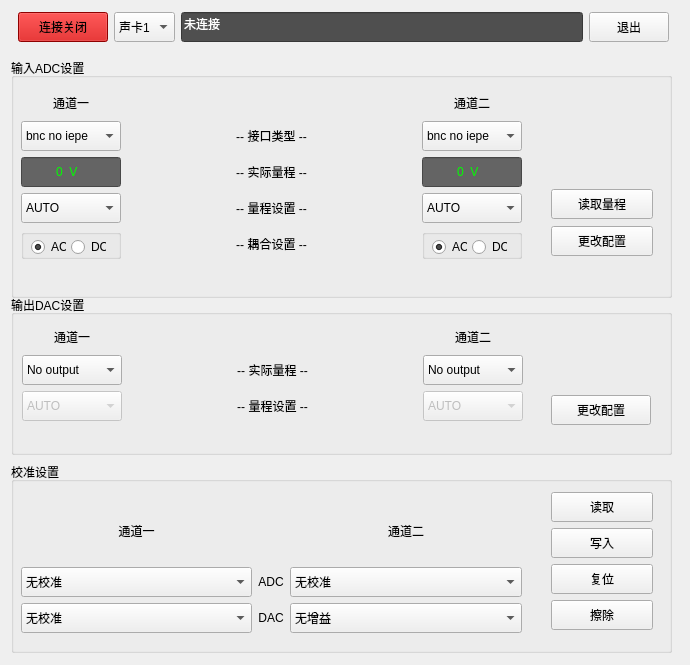
<?xml version="1.0" encoding="UTF-8"?>
<ui version="4.0">
 <class>APWidget</class>
 <widget class="QWidget" name="APWidget">
  <property name="geometry">
   <rect>
    <x>0</x>
    <y>0</y>
    <width>690</width>
    <height>665</height>
   </rect>
  </property>
  <property name="minimumSize">
   <size>
    <width>690</width>
    <height>665</height>
   </size>
  </property>
  <property name="maximumSize">
   <size>
    <width>690</width>
    <height>665</height>
   </size>
  </property>
  <property name="windowTitle">
   <string>APControl</string>
  </property>
  <widget class="QGroupBox" name="groupBox_3">
   <property name="geometry">
    <rect>
     <x>11</x>
     <y>462</y>
     <width>661</width>
     <height>191</height>
    </rect>
   </property>
   <property name="title">
    <string>校准设置</string>
   </property>
   <widget class="QWidget" name="layoutWidget">
    <property name="geometry">
     <rect>
      <x>10</x>
      <y>40</y>
      <width>501</width>
      <height>131</height>
     </rect>
    </property>
    <layout class="QGridLayout" name="gridLayout">
     <item row="0" column="0">
      <widget class="QLabel" name="label_17">
       <property name="styleSheet">
        <string notr="true">font: 12pt &quot;Microsoft YaHei UI&quot;;</string>
       </property>
       <property name="text">
        <string>&lt;html&gt;&lt;head/&gt;&lt;body&gt;&lt;p align=&quot;center&quot;&gt;通道一&lt;/p&gt;&lt;/body&gt;&lt;/html&gt;</string>
       </property>
      </widget>
     </item>
     <item row="2" column="2">
      <widget class="QComboBox" name="checkAdcCB_2">
       <property name="minimumSize">
        <size>
         <width>150</width>
         <height>30</height>
        </size>
       </property>
       <item>
        <property name="text">
         <string>无增益</string>
        </property>
       </item>
       <item>
        <property name="text">
         <string>增益：10039；直流偏置512</string>
        </property>
       </item>
       <item>
        <property name="text">
         <string>THD校准；增益：0；直流偏置：0</string>
        </property>
       </item>
       <item>
        <property name="text">
         <string>THD校准；增益：1；直流偏置：1</string>
        </property>
       </item>
       <item>
        <property name="text">
         <string>THD校准；增益：2；直流偏置：2</string>
        </property>
       </item>
       <item>
        <property name="text">
         <string>THD校准；增益：4；直流偏置：4</string>
        </property>
       </item>
       <item>
        <property name="text">
         <string>THD校准；增益：8；直流偏置：8</string>
        </property>
       </item>
       <item>
        <property name="text">
         <string>THD校准；增益：255；直流偏置：255</string>
        </property>
       </item>
       <item>
        <property name="text">
         <string>THD校准；增益：254；直流偏置：254</string>
        </property>
       </item>
       <item>
        <property name="text">
         <string>THD校准；增益：252；直流偏置：252</string>
        </property>
       </item>
       <item>
        <property name="text">
         <string>THD校准；增益：240；直流偏置：240</string>
        </property>
       </item>
      </widget>
     </item>
     <item row="2" column="0">
      <widget class="QComboBox" name="checkAdcCB_1">
       <property name="minimumSize">
        <size>
         <width>150</width>
         <height>30</height>
        </size>
       </property>
       <item>
        <property name="text">
         <string>无校准</string>
        </property>
       </item>
       <item>
        <property name="text">
         <string>增益：10039；直流偏置512</string>
        </property>
       </item>
       <item>
        <property name="text">
         <string>THD；增益：0；直流偏置：0</string>
        </property>
       </item>
       <item>
        <property name="text">
         <string>THD校准；增益：1；直流偏置：1</string>
        </property>
       </item>
       <item>
        <property name="text">
         <string>THD校准；增益：2；直流偏置：2</string>
        </property>
       </item>
       <item>
        <property name="text">
         <string>THD校准；增益：4；直流偏置：4</string>
        </property>
       </item>
       <item>
        <property name="text">
         <string>THD校准；增益：8；直流偏置：8</string>
        </property>
       </item>
       <item>
        <property name="text">
         <string>THD校准；增益：255；直流偏置：255</string>
        </property>
       </item>
       <item>
        <property name="text">
         <string>THD校准；增益：254；直流偏置：254</string>
        </property>
       </item>
       <item>
        <property name="text">
         <string>THD校准；增益：252；直流偏置：252</string>
        </property>
       </item>
       <item>
        <property name="text">
         <string>THD校准；增益：240；直流偏置：240</string>
        </property>
       </item>
      </widget>
     </item>
     <item row="1" column="1">
      <widget class="QLabel" name="label_16">
       <property name="minimumSize">
        <size>
         <width>0</width>
         <height>30</height>
        </size>
       </property>
       <property name="styleSheet">
        <string notr="true">font: 12pt &quot;Microsoft YaHei UI&quot;;</string>
       </property>
       <property name="text">
        <string>&lt;html&gt;&lt;head/&gt;&lt;body&gt;&lt;p align=&quot;center&quot;&gt;ADC&lt;/p&gt;&lt;/body&gt;&lt;/html&gt;</string>
       </property>
      </widget>
     </item>
     <item row="0" column="2">
      <widget class="QLabel" name="label_19">
       <property name="styleSheet">
        <string notr="true">font: 12pt &quot;Microsoft YaHei UI&quot;;</string>
       </property>
       <property name="text">
        <string>&lt;html&gt;&lt;head/&gt;&lt;body&gt;&lt;p align=&quot;center&quot;&gt;通道二&lt;/p&gt;&lt;/body&gt;&lt;/html&gt;</string>
       </property>
      </widget>
     </item>
     <item row="1" column="0">
      <widget class="QComboBox" name="checkDacCB_1">
       <property name="minimumSize">
        <size>
         <width>150</width>
         <height>30</height>
        </size>
       </property>
       <item>
        <property name="text">
         <string>无校准</string>
        </property>
       </item>
       <item>
        <property name="text">
         <string>增益：3000；直流偏置：0</string>
        </property>
       </item>
      </widget>
     </item>
     <item row="2" column="1">
      <widget class="QLabel" name="label_18">
       <property name="minimumSize">
        <size>
         <width>0</width>
         <height>30</height>
        </size>
       </property>
       <property name="styleSheet">
        <string notr="true">font: 12pt &quot;Microsoft YaHei UI&quot;;</string>
       </property>
       <property name="text">
        <string>&lt;html&gt;&lt;head/&gt;&lt;body&gt;&lt;p align=&quot;center&quot;&gt;DAC&lt;/p&gt;&lt;/body&gt;&lt;/html&gt;</string>
       </property>
      </widget>
     </item>
     <item row="1" column="2">
      <widget class="QComboBox" name="checkDacCB_2">
       <property name="minimumSize">
        <size>
         <width>150</width>
         <height>30</height>
        </size>
       </property>
       <item>
        <property name="text">
         <string>无校准</string>
        </property>
       </item>
       <item>
        <property name="text">
         <string>增益：2000；直流偏置：0</string>
        </property>
       </item>
      </widget>
     </item>
    </layout>
   </widget>
   <widget class="QWidget" name="layoutWidget">
    <property name="geometry">
     <rect>
      <x>540</x>
      <y>30</y>
      <width>102</width>
      <height>140</height>
     </rect>
    </property>
    <layout class="QVBoxLayout" name="verticalLayout_3">
     <item>
      <widget class="QPushButton" name="readFlashBT">
       <property name="minimumSize">
        <size>
         <width>100</width>
         <height>30</height>
        </size>
       </property>
       <property name="text">
        <string>读取</string>
       </property>
      </widget>
     </item>
     <item>
      <widget class="QPushButton" name="writeFlashBT">
       <property name="minimumSize">
        <size>
         <width>100</width>
         <height>30</height>
        </size>
       </property>
       <property name="text">
        <string>写入</string>
       </property>
      </widget>
     </item>
     <item>
      <widget class="QPushButton" name="resetFlashBT">
       <property name="minimumSize">
        <size>
         <width>100</width>
         <height>30</height>
        </size>
       </property>
       <property name="text">
        <string>复位</string>
       </property>
      </widget>
     </item>
     <item>
      <widget class="QPushButton" name="cleanFlashBT">
       <property name="minimumSize">
        <size>
         <width>100</width>
         <height>30</height>
        </size>
       </property>
       <property name="text">
        <string>擦除</string>
       </property>
      </widget>
     </item>
    </layout>
   </widget>
  </widget>
  <widget class="QGroupBox" name="groupBox">
   <property name="geometry">
    <rect>
     <x>11</x>
     <y>58</y>
     <width>661</width>
     <height>240</height>
    </rect>
   </property>
   <property name="minimumSize">
    <size>
     <width>0</width>
     <height>240</height>
    </size>
   </property>
   <property name="maximumSize">
    <size>
     <width>16777215</width>
     <height>220</height>
    </size>
   </property>
   <property name="title">
    <string>输入ADC设置</string>
   </property>
   <widget class="QWidget" name="layoutWidget">
    <property name="geometry">
     <rect>
      <x>540</x>
      <y>130</y>
      <width>102</width>
      <height>69</height>
     </rect>
    </property>
    <layout class="QVBoxLayout" name="verticalLayout">
     <item>
      <widget class="QPushButton" name="readRangeBT">
       <property name="minimumSize">
        <size>
         <width>100</width>
         <height>30</height>
        </size>
       </property>
       <property name="text">
        <string>读取量程</string>
       </property>
      </widget>
     </item>
     <item>
      <widget class="QPushButton" name="setInputBT">
       <property name="minimumSize">
        <size>
         <width>100</width>
         <height>30</height>
        </size>
       </property>
       <property name="text">
        <string>更改配置</string>
       </property>
      </widget>
     </item>
    </layout>
   </widget>
   <widget class="QWidget" name="layoutWidget">
    <property name="geometry">
     <rect>
      <x>10</x>
      <y>34</y>
      <width>501</width>
      <height>167</height>
     </rect>
    </property>
    <layout class="QGridLayout" name="gridLayout_2">
     <item row="0" column="2">
      <widget class="QLabel" name="label_2">
       <property name="styleSheet">
        <string notr="true">font: 12pt &quot;Microsoft YaHei UI&quot;;</string>
       </property>
       <property name="text">
        <string>&lt;html&gt;&lt;head/&gt;&lt;body&gt;&lt;p align=&quot;center&quot;&gt;通道二&lt;/p&gt;&lt;/body&gt;&lt;/html&gt;</string>
       </property>
      </widget>
     </item>
     <item row="2" column="2">
      <widget class="QLineEdit" name="realRangeLE_2">
       <property name="minimumSize">
        <size>
         <width>100</width>
         <height>30</height>
        </size>
       </property>
       <property name="maximumSize">
        <size>
         <width>80</width>
         <height>16777215</height>
        </size>
       </property>
       <property name="styleSheet">
        <string notr="true">font: 12pt &quot;Microsoft YaHei UI&quot;;
color: rgb(0, 255, 0);
background-color: rgb(100, 100, 100);</string>
       </property>
       <property name="text">
        <string>0  V  </string>
       </property>
       <property name="alignment">
        <set>Qt::AlignCenter</set>
       </property>
       <property name="readOnly">
        <bool>true</bool>
       </property>
      </widget>
     </item>
     <item row="0" column="0">
      <widget class="QLabel" name="label_3">
       <property name="styleSheet">
        <string notr="true">font: 12pt &quot;Microsoft YaHei UI&quot;;</string>
       </property>
       <property name="text">
        <string>&lt;html&gt;&lt;head/&gt;&lt;body&gt;&lt;p align=&quot;center&quot;&gt;通道一&lt;/p&gt;&lt;/body&gt;&lt;/html&gt;</string>
       </property>
      </widget>
     </item>
     <item row="4" column="2">
      <widget class="QGroupBox" name="groupBox_5">
       <property name="minimumSize">
        <size>
         <width>100</width>
         <height>30</height>
        </size>
       </property>
       <property name="maximumSize">
        <size>
         <width>100</width>
         <height>30</height>
        </size>
       </property>
       <property name="title">
        <string/>
       </property>
       <widget class="QRadioButton" name="acRB_2">
        <property name="geometry">
         <rect>
          <x>10</x>
          <y>10</y>
          <width>35</width>
          <height>16</height>
         </rect>
        </property>
        <property name="text">
         <string>AC</string>
        </property>
        <property name="checked">
         <bool>true</bool>
        </property>
       </widget>
       <widget class="QRadioButton" name="dcRB_2">
        <property name="geometry">
         <rect>
          <x>50</x>
          <y>10</y>
          <width>35</width>
          <height>16</height>
         </rect>
        </property>
        <property name="text">
         <string>DC</string>
        </property>
       </widget>
      </widget>
     </item>
     <item row="3" column="0">
      <widget class="QComboBox" name="inputRangeCB_1">
       <property name="minimumSize">
        <size>
         <width>0</width>
         <height>30</height>
        </size>
       </property>
       <property name="maximumSize">
        <size>
         <width>100</width>
         <height>30</height>
        </size>
       </property>
       <property name="styleSheet">
        <string notr="true">font: 10pt &quot;Microsoft YaHei UI&quot;;</string>
       </property>
       <property name="sizeAdjustPolicy">
        <enum>QComboBox::AdjustToContents</enum>
       </property>
       <item>
        <property name="text">
         <string>AUTO</string>
        </property>
       </item>
       <item>
        <property name="text">
         <string>89.6  V</string>
        </property>
       </item>
       <item>
        <property name="text">
         <string>44.8  V</string>
        </property>
       </item>
       <item>
        <property name="text">
         <string>22.4  V</string>
        </property>
       </item>
       <item>
        <property name="text">
         <string>11.2  V</string>
        </property>
       </item>
       <item>
        <property name="text">
         <string>5.6    V</string>
        </property>
       </item>
       <item>
        <property name="text">
         <string>2.8    V</string>
        </property>
       </item>
       <item>
        <property name="text">
         <string>1.4    V</string>
        </property>
       </item>
       <item>
        <property name="text">
         <string>0.7    V</string>
        </property>
       </item>
       <item>
        <property name="text">
         <string>0.35  V</string>
        </property>
       </item>
      </widget>
     </item>
     <item row="4" column="0">
      <widget class="QGroupBox" name="groupBox_4">
       <property name="minimumSize">
        <size>
         <width>100</width>
         <height>30</height>
        </size>
       </property>
       <property name="maximumSize">
        <size>
         <width>100</width>
         <height>30</height>
        </size>
       </property>
       <property name="title">
        <string/>
       </property>
       <widget class="QRadioButton" name="acRB_1">
        <property name="geometry">
         <rect>
          <x>10</x>
          <y>10</y>
          <width>35</width>
          <height>16</height>
         </rect>
        </property>
        <property name="text">
         <string>AC</string>
        </property>
        <property name="checked">
         <bool>true</bool>
        </property>
       </widget>
       <widget class="QRadioButton" name="dcRB_1">
        <property name="geometry">
         <rect>
          <x>50</x>
          <y>10</y>
          <width>35</width>
          <height>16</height>
         </rect>
        </property>
        <property name="text">
         <string>DC</string>
        </property>
       </widget>
      </widget>
     </item>
     <item row="4" column="1">
      <widget class="QLabel" name="label_7">
       <property name="styleSheet">
        <string notr="true">font: 12pt &quot;Microsoft YaHei UI&quot;;</string>
       </property>
       <property name="text">
        <string>&lt;html&gt;&lt;head/&gt;&lt;body&gt;&lt;p align=&quot;center&quot;&gt;-- 耦合设置 --&lt;/p&gt;&lt;/body&gt;&lt;/html&gt;</string>
       </property>
      </widget>
     </item>
     <item row="3" column="2">
      <widget class="QComboBox" name="inputRangeCB_2">
       <property name="minimumSize">
        <size>
         <width>0</width>
         <height>30</height>
        </size>
       </property>
       <property name="maximumSize">
        <size>
         <width>100</width>
         <height>16777215</height>
        </size>
       </property>
       <property name="styleSheet">
        <string notr="true">font: 10pt &quot;Microsoft YaHei UI&quot;;</string>
       </property>
       <property name="sizeAdjustPolicy">
        <enum>QComboBox::AdjustToContents</enum>
       </property>
       <item>
        <property name="text">
         <string>AUTO</string>
        </property>
       </item>
       <item>
        <property name="text">
         <string>89.6  V</string>
        </property>
       </item>
       <item>
        <property name="text">
         <string>44.8  V</string>
        </property>
       </item>
       <item>
        <property name="text">
         <string>22.4  V</string>
        </property>
       </item>
       <item>
        <property name="text">
         <string>11.2  V</string>
        </property>
       </item>
       <item>
        <property name="text">
         <string>5.6    V</string>
        </property>
       </item>
       <item>
        <property name="text">
         <string>2.8    V</string>
        </property>
       </item>
       <item>
        <property name="text">
         <string>1.4    V</string>
        </property>
       </item>
       <item>
        <property name="text">
         <string>0.7    V</string>
        </property>
       </item>
       <item>
        <property name="text">
         <string>0.35  V</string>
        </property>
       </item>
      </widget>
     </item>
     <item row="2" column="1">
      <widget class="QLabel" name="label_5">
       <property name="styleSheet">
        <string notr="true">font: 12pt &quot;Microsoft YaHei UI&quot;;</string>
       </property>
       <property name="text">
        <string>&lt;html&gt;&lt;head/&gt;&lt;body&gt;&lt;p align=&quot;center&quot;&gt;-- 实际量程 --&lt;/p&gt;&lt;/body&gt;&lt;/html&gt;</string>
       </property>
      </widget>
     </item>
     <item row="1" column="2">
      <widget class="QComboBox" name="inputTypeCB_2">
       <property name="minimumSize">
        <size>
         <width>0</width>
         <height>30</height>
        </size>
       </property>
       <property name="maximumSize">
        <size>
         <width>100</width>
         <height>30</height>
        </size>
       </property>
       <property name="styleSheet">
        <string notr="true">font: 10pt &quot;Microsoft YaHei UI&quot;;</string>
       </property>
       <item>
        <property name="text">
         <string>bnc no iepe</string>
        </property>
       </item>
       <item>
        <property name="text">
         <string>bnc iepe</string>
        </property>
       </item>
       <item>
        <property name="text">
         <string>xlr</string>
        </property>
       </item>
      </widget>
     </item>
     <item row="2" column="0">
      <widget class="QLineEdit" name="realRangeLE_1">
       <property name="minimumSize">
        <size>
         <width>80</width>
         <height>30</height>
        </size>
       </property>
       <property name="maximumSize">
        <size>
         <width>100</width>
         <height>30</height>
        </size>
       </property>
       <property name="styleSheet">
        <string notr="true">font: 12pt &quot;Microsoft YaHei UI&quot;;
color: rgb(0, 255, 0);
background-color: rgb(100, 100, 100);</string>
       </property>
       <property name="text">
        <string>0  V  </string>
       </property>
       <property name="alignment">
        <set>Qt::AlignCenter</set>
       </property>
       <property name="readOnly">
        <bool>true</bool>
       </property>
      </widget>
     </item>
     <item row="1" column="1">
      <widget class="QLabel" name="label_4">
       <property name="styleSheet">
        <string notr="true">font: 12pt &quot;Microsoft YaHei UI&quot;;</string>
       </property>
       <property name="text">
        <string>&lt;html&gt;&lt;head/&gt;&lt;body&gt;&lt;p align=&quot;center&quot;&gt;-- 接口类型 --&lt;/p&gt;&lt;/body&gt;&lt;/html&gt;</string>
       </property>
      </widget>
     </item>
     <item row="3" column="1">
      <widget class="QLabel" name="label_6">
       <property name="styleSheet">
        <string notr="true">font: 12pt &quot;Microsoft YaHei UI&quot;;</string>
       </property>
       <property name="text">
        <string>&lt;html&gt;&lt;head/&gt;&lt;body&gt;&lt;p align=&quot;center&quot;&gt;-- 量程设置 --&lt;/p&gt;&lt;/body&gt;&lt;/html&gt;</string>
       </property>
      </widget>
     </item>
     <item row="1" column="0">
      <widget class="QComboBox" name="inputTypeCB_1">
       <property name="minimumSize">
        <size>
         <width>0</width>
         <height>30</height>
        </size>
       </property>
       <property name="maximumSize">
        <size>
         <width>100</width>
         <height>30</height>
        </size>
       </property>
       <property name="styleSheet">
        <string notr="true">font: 10pt &quot;Microsoft YaHei UI&quot;;</string>
       </property>
       <item>
        <property name="text">
         <string>bnc no iepe</string>
        </property>
       </item>
       <item>
        <property name="text">
         <string>bnc iepe</string>
        </property>
       </item>
       <item>
        <property name="text">
         <string>xlr</string>
        </property>
       </item>
       <item>
        <property name="text">
         <string>digital-BNC</string>
        </property>
       </item>
       <item>
        <property name="text">
         <string>digital-XLR</string>
        </property>
       </item>
       <item>
        <property name="text">
         <string>OPT</string>
        </property>
       </item>
       <item>
        <property name="text">
         <string>IIS</string>
        </property>
       </item>
      </widget>
     </item>
    </layout>
   </widget>
  </widget>
  <widget class="QGroupBox" name="groupBox_2">
   <property name="geometry">
    <rect>
     <x>11</x>
     <y>295</y>
     <width>661</width>
     <height>160</height>
    </rect>
   </property>
   <property name="minimumSize">
    <size>
     <width>0</width>
     <height>160</height>
    </size>
   </property>
   <property name="title">
    <string>输出DAC设置</string>
   </property>
   <widget class="QWidget" name="layoutWidget">
    <property name="geometry">
     <rect>
      <x>11</x>
      <y>31</y>
      <width>501</width>
      <height>95</height>
     </rect>
    </property>
    <layout class="QGridLayout" name="gridLayout_3">
     <item row="0" column="0">
      <widget class="QLabel" name="label_12">
       <property name="styleSheet">
        <string notr="true">font: 12pt &quot;Microsoft YaHei UI&quot;;</string>
       </property>
       <property name="text">
        <string>&lt;html&gt;&lt;head/&gt;&lt;body&gt;&lt;p align=&quot;center&quot;&gt;通道一&lt;/p&gt;&lt;/body&gt;&lt;/html&gt;</string>
       </property>
      </widget>
     </item>
     <item row="0" column="2">
      <widget class="QLabel" name="label_13">
       <property name="styleSheet">
        <string notr="true">font: 12pt &quot;Microsoft YaHei UI&quot;;</string>
       </property>
       <property name="text">
        <string>&lt;html&gt;&lt;head/&gt;&lt;body&gt;&lt;p align=&quot;center&quot;&gt;通道二&lt;/p&gt;&lt;/body&gt;&lt;/html&gt;</string>
       </property>
      </widget>
     </item>
     <item row="1" column="0">
      <widget class="QComboBox" name="outputTypeCB_1">
       <property name="minimumSize">
        <size>
         <width>0</width>
         <height>30</height>
        </size>
       </property>
       <property name="maximumSize">
        <size>
         <width>100</width>
         <height>16777215</height>
        </size>
       </property>
       <property name="styleSheet">
        <string notr="true">font: 10pt &quot;Microsoft YaHei UI&quot;;</string>
       </property>
       <item>
        <property name="text">
         <string>No output</string>
        </property>
       </item>
       <item>
        <property name="text">
         <string>ubal  (BNC)</string>
        </property>
       </item>
       <item>
        <property name="text">
         <string>bal    (XLR)</string>
        </property>
       </item>
       <item>
        <property name="text">
         <string>digital-BNC</string>
        </property>
       </item>
       <item>
        <property name="text">
         <string>digital-XLR</string>
        </property>
       </item>
       <item>
        <property name="text">
         <string>OPT</string>
        </property>
       </item>
       <item>
        <property name="text">
         <string>IIS</string>
        </property>
       </item>
      </widget>
     </item>
     <item row="1" column="1">
      <widget class="QLabel" name="label_15">
       <property name="styleSheet">
        <string notr="true">font: 12pt &quot;Microsoft YaHei UI&quot;;</string>
       </property>
       <property name="text">
        <string>&lt;html&gt;&lt;head/&gt;&lt;body&gt;&lt;p align=&quot;center&quot;&gt;-- 实际量程 --&lt;/p&gt;&lt;/body&gt;&lt;/html&gt;</string>
       </property>
      </widget>
     </item>
     <item row="1" column="2">
      <widget class="QComboBox" name="outputTypeCB_2">
       <property name="minimumSize">
        <size>
         <width>0</width>
         <height>30</height>
        </size>
       </property>
       <property name="maximumSize">
        <size>
         <width>100</width>
         <height>16777215</height>
        </size>
       </property>
       <property name="styleSheet">
        <string notr="true">font: 10pt &quot;Microsoft YaHei UI&quot;;</string>
       </property>
       <item>
        <property name="text">
         <string>No output</string>
        </property>
       </item>
       <item>
        <property name="text">
         <string>ubal  (BNC)</string>
        </property>
       </item>
       <item>
        <property name="text">
         <string>bal    (XLR)</string>
        </property>
       </item>
      </widget>
     </item>
     <item row="2" column="0">
      <widget class="QComboBox" name="outputRangeCB_1">
       <property name="enabled">
        <bool>false</bool>
       </property>
       <property name="minimumSize">
        <size>
         <width>0</width>
         <height>30</height>
        </size>
       </property>
       <property name="styleSheet">
        <string notr="true">font: 10pt &quot;Microsoft YaHei UI&quot;;</string>
       </property>
       <property name="editable">
        <bool>false</bool>
       </property>
       <item>
        <property name="text">
         <string>AUTO</string>
        </property>
       </item>
       <item>
        <property name="text">
         <string>0.16    V</string>
        </property>
       </item>
       <item>
        <property name="text">
         <string>0.32    V</string>
        </property>
       </item>
       <item>
        <property name="text">
         <string>0.64    V</string>
        </property>
       </item>
       <item>
        <property name="text">
         <string>1.28    V</string>
        </property>
       </item>
       <item>
        <property name="text">
         <string>2.56    V</string>
        </property>
       </item>
       <item>
        <property name="text">
         <string>5.12    V</string>
        </property>
       </item>
       <item>
        <property name="text">
         <string>10.24  V</string>
        </property>
       </item>
       <item>
        <property name="text">
         <string>20.48  V</string>
        </property>
       </item>
      </widget>
     </item>
     <item row="2" column="1">
      <widget class="QLabel" name="label_14">
       <property name="styleSheet">
        <string notr="true">font: 12pt &quot;Microsoft YaHei UI&quot;;</string>
       </property>
       <property name="text">
        <string>&lt;html&gt;&lt;head/&gt;&lt;body&gt;&lt;p align=&quot;center&quot;&gt;-- 量程设置 --&lt;/p&gt;&lt;/body&gt;&lt;/html&gt;</string>
       </property>
      </widget>
     </item>
     <item row="2" column="2">
      <widget class="QComboBox" name="outputRangeCB_2">
       <property name="enabled">
        <bool>false</bool>
       </property>
       <property name="minimumSize">
        <size>
         <width>0</width>
         <height>30</height>
        </size>
       </property>
       <property name="styleSheet">
        <string notr="true">font: 10pt &quot;Microsoft YaHei UI&quot;;</string>
       </property>
       <item>
        <property name="text">
         <string>AUTO</string>
        </property>
       </item>
       <item>
        <property name="text">
         <string>0.16    V</string>
        </property>
       </item>
       <item>
        <property name="text">
         <string>0.32    V</string>
        </property>
       </item>
       <item>
        <property name="text">
         <string>0.64    V</string>
        </property>
       </item>
       <item>
        <property name="text">
         <string>1.28    V</string>
        </property>
       </item>
       <item>
        <property name="text">
         <string>2.56    V</string>
        </property>
       </item>
       <item>
        <property name="text">
         <string>5.12    V</string>
        </property>
       </item>
       <item>
        <property name="text">
         <string>10.24  V</string>
        </property>
       </item>
       <item>
        <property name="text">
         <string>20.48  V</string>
        </property>
       </item>
      </widget>
     </item>
    </layout>
   </widget>
   <widget class="QPushButton" name="setOutputBT">
    <property name="geometry">
     <rect>
      <x>540</x>
      <y>100</y>
      <width>100</width>
      <height>30</height>
     </rect>
    </property>
    <property name="minimumSize">
     <size>
      <width>100</width>
      <height>30</height>
     </size>
    </property>
    <property name="text">
     <string>更改配置</string>
    </property>
   </widget>
  </widget>
  <widget class="QWidget" name="layoutWidget">
   <property name="geometry">
    <rect>
     <x>18</x>
     <y>11</y>
     <width>651</width>
     <height>32</height>
    </rect>
   </property>
   <layout class="QHBoxLayout" name="horizontalLayout">
    <item>
     <widget class="QPushButton" name="linkBT">
      <property name="minimumSize">
       <size>
        <width>90</width>
        <height>30</height>
       </size>
      </property>
      <property name="styleSheet">
       <string notr="true">background-color: rgb(200, 0, 0);</string>
      </property>
      <property name="text">
       <string>连接关闭</string>
      </property>
      <property name="checkable">
       <bool>true</bool>
      </property>
     </widget>
    </item>
    <item>
     <widget class="QComboBox" name="devSecCB">
      <property name="minimumSize">
       <size>
        <width>60</width>
        <height>30</height>
       </size>
      </property>
      <property name="whatsThis">
       <string>&lt;html&gt;&lt;head/&gt;&lt;body&gt;&lt;p align=&quot;center&quot;&gt;&lt;br/&gt;&lt;/p&gt;&lt;/body&gt;&lt;/html&gt;</string>
      </property>
      <property name="styleSheet">
       <string notr="true">font: 10pt &quot;Microsoft YaHei UI&quot;;
</string>
      </property>
      <property name="currentIndex">
       <number>0</number>
      </property>
      <item>
       <property name="text">
        <string>声卡1</string>
       </property>
      </item>
      <item>
       <property name="text">
        <string>声卡2</string>
       </property>
      </item>
     </widget>
    </item>
    <item>
     <widget class="QLineEdit" name="devIDLE">
      <property name="minimumSize">
       <size>
        <width>250</width>
        <height>30</height>
       </size>
      </property>
      <property name="styleSheet">
       <string notr="true">
font: 11pt &quot;Microsoft YaHei UI&quot;;
color: rgb(255, 255, 255);
background-color: rgb(79, 79, 79);</string>
      </property>
      <property name="text">
       <string>未连接</string>
      </property>
      <property name="readOnly">
       <bool>true</bool>
      </property>
     </widget>
    </item>
    <item>
     <widget class="QPushButton" name="exitBT">
      <property name="minimumSize">
       <size>
        <width>80</width>
        <height>30</height>
       </size>
      </property>
      <property name="text">
       <string>退出</string>
      </property>
     </widget>
    </item>
   </layout>
  </widget>
 </widget>
 <resources/>
 <connections/>
</ui>
